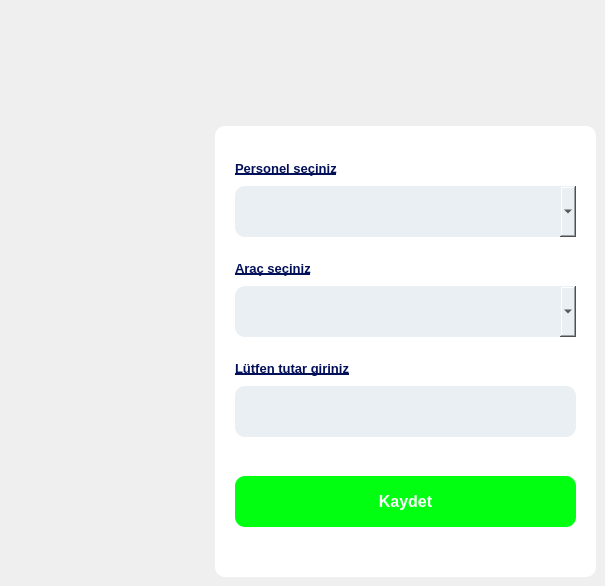
      <widget class="QWidget" name="tab_8">
       <attribute name="title">
        <string>Yakıt Tüketim Ekle</string>
       </attribute>
       <widget class="QWidget" name="widget_4" native="true">
        <property name="geometry">
         <rect>
          <x>215</x>
          <y>126</y>
          <width>381</width>
          <height>451</height>
         </rect>
        </property>
        <property name="styleSheet">
         <string notr="true">background:white;
border-radius:10px;</string>
        </property>
        <widget class="QPushButton" name="btn_yakitKaydet">
         <property name="geometry">
          <rect>
           <x>20</x>
           <y>350</y>
           <width>341</width>
           <height>51</height>
          </rect>
         </property>
         <property name="font">
          <font>
           <pointsize>12</pointsize>
           <weight>75</weight>
           <bold>true</bold>
          </font>
         </property>
         <property name="styleSheet">
          <string notr="true">background-color: rgb(0, 255, 17);
color:white;
border-radius:10px;</string>
         </property>
         <property name="text">
          <string>Kaydet</string>
         </property>
        </widget>
        <widget class="QLabel" name="label_11">
         <property name="geometry">
          <rect>
           <x>20</x>
           <y>130</y>
           <width>104</width>
           <height>24</height>
          </rect>
         </property>
         <property name="font">
          <font>
           <pointsize>10</pointsize>
           <weight>75</weight>
           <bold>true</bold>
           <underline>true</underline>
          </font>
         </property>
         <property name="styleSheet">
          <string notr="true">color:#020F59;</string>
         </property>
         <property name="text">
          <string>Araç seçiniz</string>
         </property>
        </widget>
        <widget class="QLabel" name="label_14">
         <property name="geometry">
          <rect>
           <x>20</x>
           <y>230</y>
           <width>161</width>
           <height>24</height>
          </rect>
         </property>
         <property name="font">
          <font>
           <pointsize>10</pointsize>
           <weight>75</weight>
           <bold>true</bold>
           <underline>true</underline>
          </font>
         </property>
         <property name="styleSheet">
          <string notr="true">color:#020F59;</string>
         </property>
         <property name="text">
          <string>Lütfen tutar giriniz</string>
         </property>
        </widget>
        <widget class="QPlainTextEdit" name="tb_yakitTutar">
         <property name="geometry">
          <rect>
           <x>20</x>
           <y>260</y>
           <width>341</width>
           <height>51</height>
          </rect>
         </property>
         <property name="font">
          <font>
           <pointsize>14</pointsize>
           <weight>75</weight>
           <bold>true</bold>
          </font>
         </property>
         <property name="mouseTracking">
          <bool>false</bool>
         </property>
         <property name="layoutDirection">
          <enum>Qt::LeftToRight</enum>
         </property>
         <property name="styleSheet">
          <string notr="true">background:#E9EFF2;
border-radius:10px;</string>
         </property>
        </widget>
        <widget class="QComboBox" name="cb_aracPlaka">
         <property name="geometry">
          <rect>
           <x>20</x>
           <y>160</y>
           <width>341</width>
           <height>51</height>
          </rect>
         </property>
         <property name="font">
          <font>
           <pointsize>14</pointsize>
          </font>
         </property>
         <property name="styleSheet">
          <string notr="true">background:#E9EFF2;
border-radius:10px;</string>
         </property>
        </widget>
        <widget class="QLabel" name="label_13">
         <property name="geometry">
          <rect>
           <x>20</x>
           <y>30</y>
           <width>161</width>
           <height>24</height>
          </rect>
         </property>
         <property name="font">
          <font>
           <pointsize>10</pointsize>
           <weight>75</weight>
           <bold>true</bold>
           <underline>true</underline>
          </font>
         </property>
         <property name="styleSheet">
          <string notr="true">color:#020F59;</string>
         </property>
         <property name="text">
          <string>Personel seçiniz</string>
         </property>
        </widget>
        <widget class="QComboBox" name="cb_yakitKullanici">
         <property name="geometry">
          <rect>
           <x>20</x>
           <y>60</y>
           <width>341</width>
           <height>51</height>
          </rect>
         </property>
         <property name="font">
          <font>
           <pointsize>14</pointsize>
          </font>
         </property>
         <property name="styleSheet">
          <string notr="true">background:#E9EFF2;
border-radius:10px;</string>
         </property>
        </widget>
        <widget class="QLabel" name="lb_bilgi">
         <property name="geometry">
          <rect>
           <x>20</x>
           <y>320</y>
           <width>331</width>
           <height>16</height>
          </rect>
         </property>
         <property name="text">
          <string/>
         </property>
        </widget>
       </widget>
      </widget>
